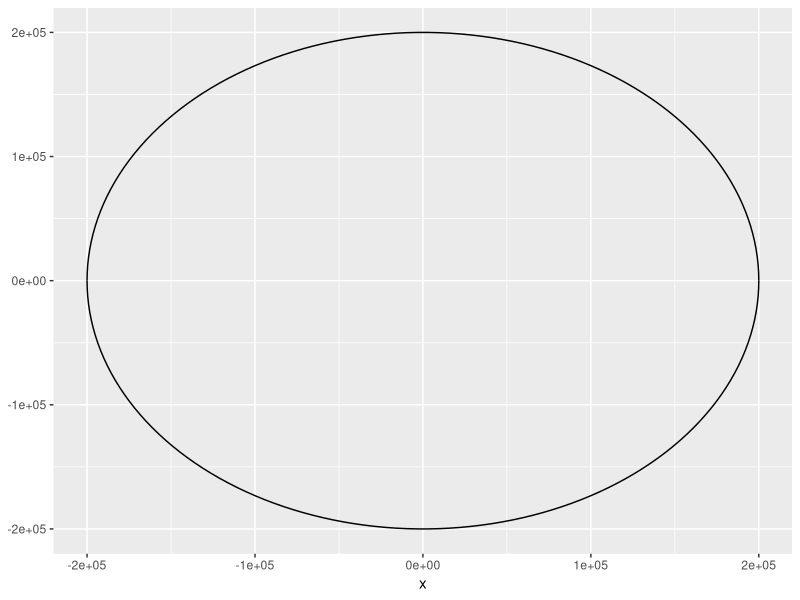
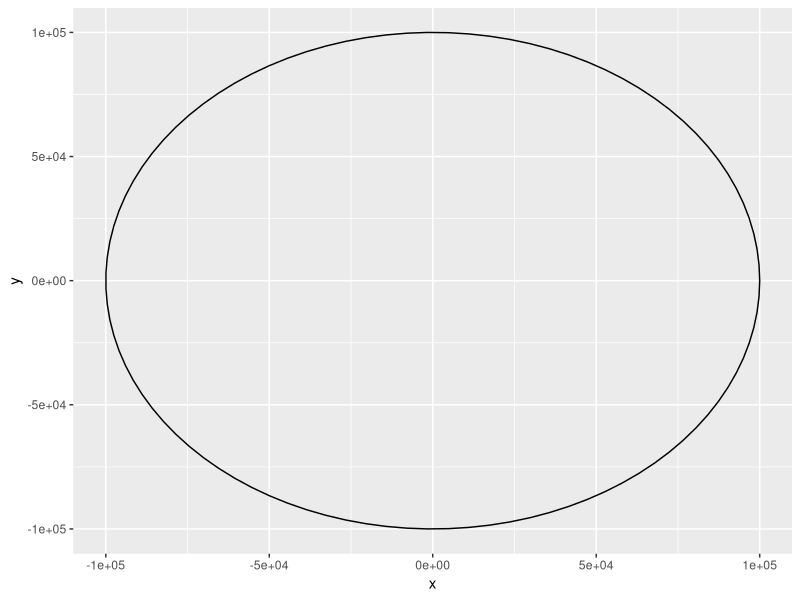

Write the R code that produced these figures, in order.
## ---- chunk 1
library(data.table)
library(ggplot2)
## ---- chunk 2
map_template.master<-list(
  # Master data 
  # All sizes in µm
  wafer_size = 200e3,
  wafer_edge = 5e3,
  step_x     = 48e3,
  step_y     = 40e3,
  die_step_x = 4e3,
  die_step_y = 4e3
)
## ---- chunk 3
#' Title
#'
#' @param r 
#' @param xc 
#' @param yc 
#' @param color 
#' @param fill 
#' @param ... 
#'
#' @return
#' @export
#'
#' @examples
gg_circle <- function(r, xc, yc, color="black", fill=NA, ...) {
    x <- xc + r*cos(seq(0, pi, length.out=100))
    ymax <- yc + r*sin(seq(0, pi, length.out=100))
    ymin <- yc + r*sin(seq(0, -pi, length.out=100))
    annotate("ribbon", x=x, ymin=ymin, ymax=ymax, color=color, fill=fill, ...)
}
## ---- chunk 4
ggplot() + gg_circle(map_template.master$wafer_size,0,0)
## ---- chunk 5
circleFun <- function(center = c(0,0),diameter = 1, npoints = 100){
    r = diameter / 2
    tt <- seq(0,2*pi,length.out = npoints)
    xx <- center[1] + r * cos(tt)
    yy <- center[2] + r * sin(tt)
    df<-data.frame(x = xx, y = yy)
    
    geom_path(data=df, aes(x,y))
    
}

ggplot() + circleFun(diameter=map_template.master$wafer_size)


